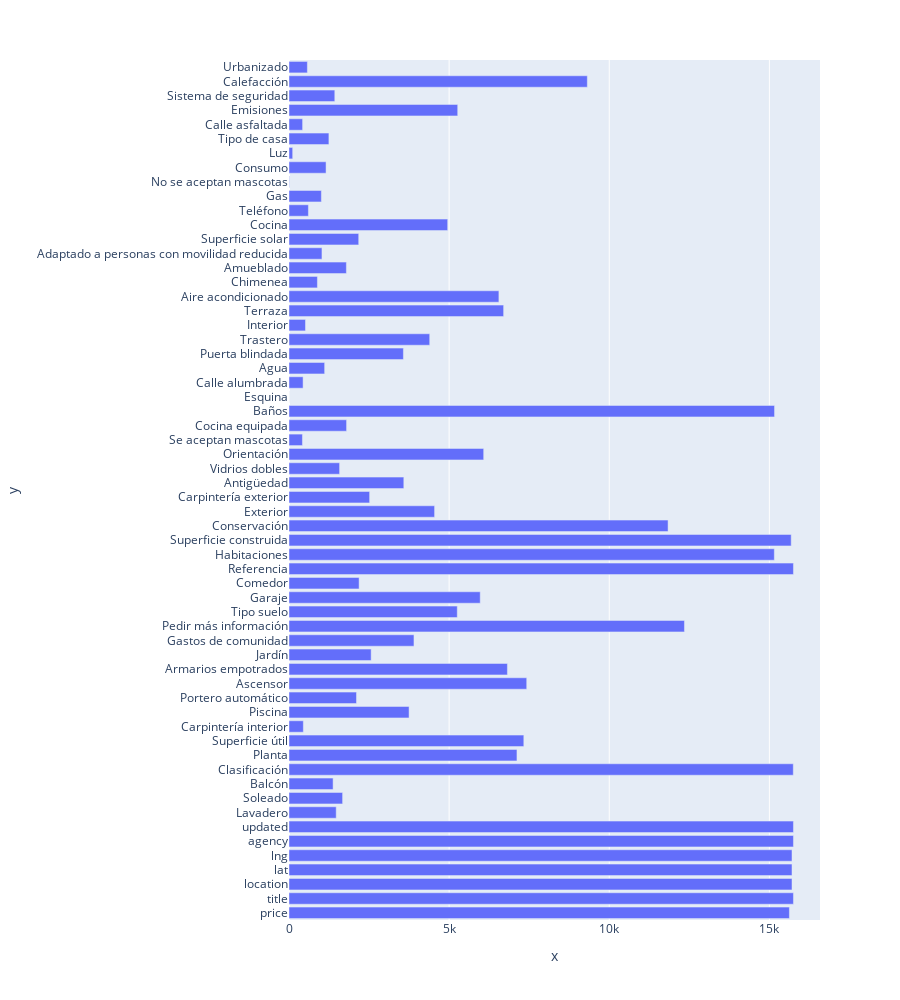

Notebook code cell kept with this figure:
### Code cell
fig = px.bar([df[x].dropna().count() for x in df.columns],
             y = df.columns,
             x = [df[x].dropna().count() for x in df.columns])

fig.update_layout(height = 1000)

### Figure 1 — Plotly figure (JSON) as saved in the notebook; plotly's stock layout.template omitted (floating-point values rounded to 4 significant figures)
{"data": [{"alignmentgroup": "True", "hovertemplate": "x=%{x}<br>y=%{y}<extra></extra>", "legendgroup": "", "marker": {"color": "#636efa", "pattern": {"shape": ""}}, "name": "", "offsetgroup": "", "orientation": "h", "showlegend": false, "textposition": "auto", "type": "bar", "x": [15625, 15751, 15706, 15706, 15706, 15751, 15751, 1474, 1674, 1377, 15746, 7118, 7332, 448, 3749, 2108, 7423, 6820, 2565, 3902, 12348, 5254, 5971, 2189, 15751, 15154, 15681, 11836, 4546, 2518, 3585, 1580, 6079, 420, 1798, 15161, 1, 440, 1113, 3572, 4394, 515, 6702, 6554, 887, 1792, 1029, 2177, 4955, 606, 1011, 11, 1157, 115, 1246, 425, 5268, 1430, 9315, 574], "xaxis": "x", "y": ["price", "title", "location", "lat", "lng", "agency", "updated", "Lavadero", "Soleado", "Balcón", "Clasificación", "Planta", "Superficie útil", "Carpintería interior", "Piscina", "Portero automático", "Ascensor", "Armarios empotrados", "Jardín", "Gastos de comunidad", "Pedir más información", "Tipo suelo", "Garaje", "Comedor", "Referencia", "Habitaciones", "Superficie construida", "Conservación", "Exterior", "Carpintería exterior", "Antigüedad", "Vidrios dobles", "Orientación", "Se aceptan mascotas", "Cocina equipada", "Baños", "Esquina", "Calle alumbrada", "Agua", "Puerta blindada", "Trastero", "Interior", "Terraza", "Aire acondicionado", "Chimenea", "Amueblado", "Adaptado a personas con movilidad reducida", "Superficie solar", "Cocina", "Teléfono", "Gas", "No se aceptan mascotas", "Consumo", "Luz", "Tipo de casa", "Calle asfaltada", "Emisiones", "Sistema de seguridad", "Calefacción", "Urbanizado"], "yaxis": "y"}], "layout": {"barmode": "relative", "height": 1000, "legend": {"tracegroupgap": 0}, "margin": {"t": 60}, "xaxis": {"anchor": "y", "domain": [0, 1], "title": {"text": "x"}}, "yaxis": {"anchor": "x", "domain": [0, 1], "title": {"text": "y"}}}}
